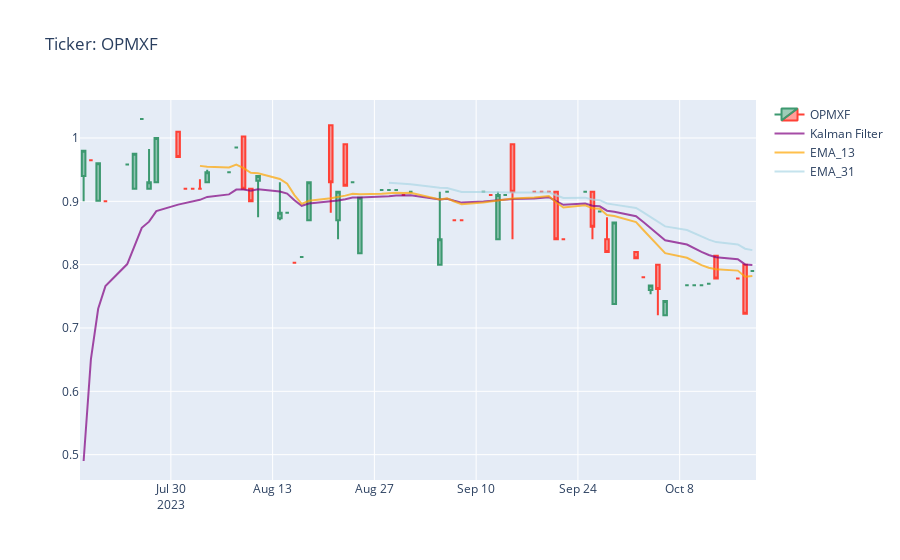
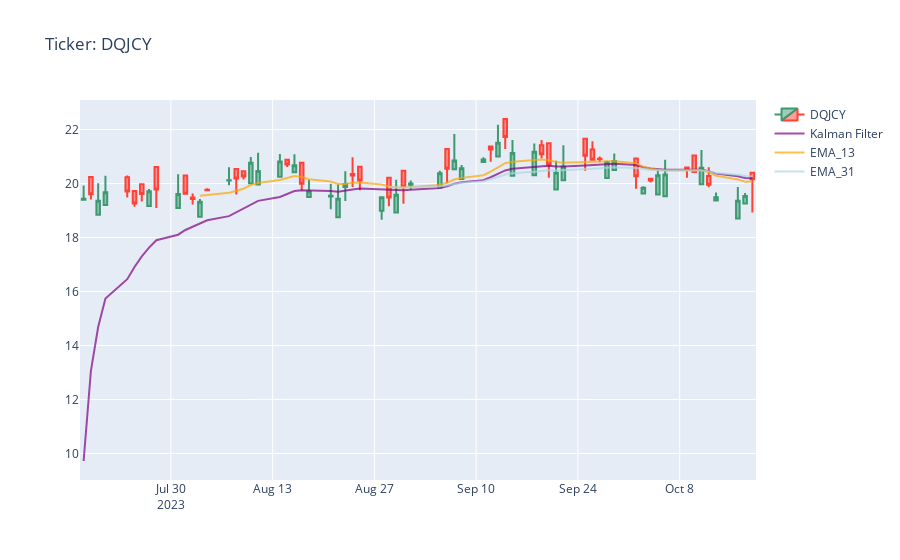

Write notebook code for charts like these, in order.
### Markdown cell above
# Exit Points

### Code cell
print('\n Exit Points')
for i,v in [(v,yf.download(tickers=v, period='3mo', interval='1d')) for i,v in List.top_movers.items()]:
    try:
        #calculate_symbol(v)
        if (calculate_symbol(v)[9] == True) & (calculate_symbol(v)[4] >= "50"):
            print(f'\n\nTicker: {i}\n\n "Entry Point"  AMAT &  (EMA_13 > Kalman) & (Choppiness >= 50):',calculate_symbol(v)[8])
            print(' "Exit Point"  ~AMAT & ~(EMA_13 > Kalman):',calculate_symbol(v)[9])
            print('\n\nClose:',calculate_symbol(v)[1])
            print('Ichimoku 9-Day Forecast:',calculate_symbol(v)[2])
            print('Ichimoku 26-Day Forecast:',calculate_symbol(v)[3])
            print('Choppiness (%):',calculate_symbol(v)[4])
            print('RSI:',calculate_symbol(v)[5])
            print('Archer MA Trending:',calculate_symbol(v)[6])
            print('EMA_13 > Kalman:',calculate_symbol(v)[7])
            print('Low > Kalman:',calculate_symbol(v)[10])
            plot(v.tail(90),i)
        else:pass
    except:pass
